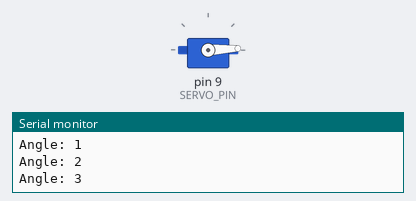
The sketch below on a simulated Arduino Uno, built with avr-gcc and run on an emulated ATmega328P. Parts: servo, the last lines printed to the serial monitor.

Above: at 0.55 s.
At 1.85 s:
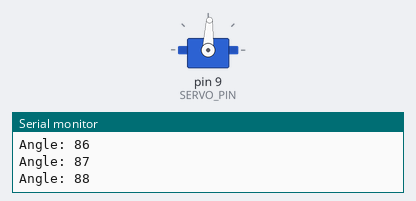
At 3.15 s:
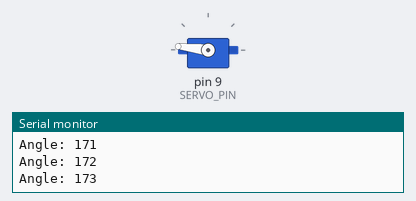
At 5.8 s:
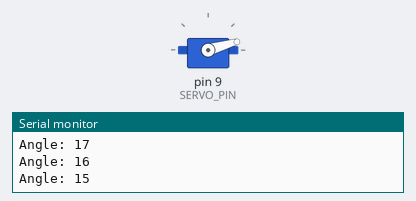
Timing chart, 0 to 8.3 s (numbered marks = the images above):
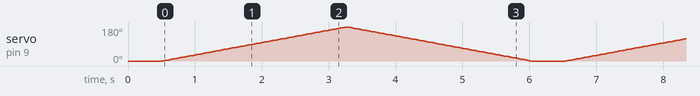

The sketch:

Servo-Sweep-Tester.ino
```cpp
/*
 * 061 - Servo Sweep Tester
 * Board: Arduino Uno
 *
 * Sweeps an SG90 servo from 0 to 180 degrees and back, one degree at a
 * time, printing the current angle on the Serial Monitor.
 *
 * Wiring:
 *   Servo brown/black wire -> GND
 *   Servo red wire         -> 5V
 *   Servo orange/yellow wire -> digital pin 9 (PWM signal)
 */

#include <Servo.h>   // Servo (built-in) library, included with the Arduino IDE

// ---- Named pin constants ----
const int SERVO_PIN = 9;   // signal wire of the SG90 servo

// ---- Sweep settings ----
const int MIN_ANGLE = 0;    // fully clockwise position
const int MAX_ANGLE = 180;  // fully counter-clockwise position
const int STEP_DELAY = 15;  // milliseconds to wait between each 1 degree step

Servo myServo;  // object that controls the servo

void setup()
{
  Serial.begin(9600);            // start Serial Monitor at 9600 baud
  Serial.println("Servo Sweep Tester");
  Serial.println("Sweeping 0 to 180 degrees...");

  myServo.attach(SERVO_PIN);     // connect the servo to pin 9
  myServo.write(MIN_ANGLE);      // start at 0 degrees
  delay(500);                    // give the servo a moment to reach start
}

void loop()
{
  // ---- Sweep upwards: 0 -> 180, one degree at a time ----
  for (int angle = MIN_ANGLE; angle <= MAX_ANGLE; angle++)
  {
    myServo.write(angle);        // move servo to this angle
    Serial.print("Angle: ");
    Serial.println(angle);       // report the angle to the Serial Monitor
    delay(STEP_DELAY);           // slow the sweep so it is easy to watch
  }

  // ---- Sweep downwards: 180 -> 0, one degree at a time ----
  for (int angle = MAX_ANGLE; angle >= MIN_ANGLE; angle--)
  {
    myServo.write(angle);
    Serial.print("Angle: ");
    Serial.println(angle);
    delay(STEP_DELAY);
  }

  Serial.println("--- Sweep complete, repeating ---");
  delay(500);                    // short pause between full sweeps
}
```
